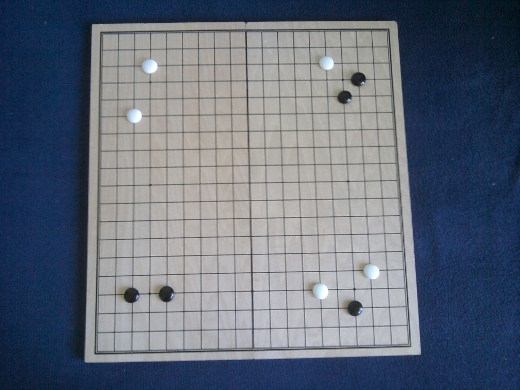
#> input picture image.jpg, 520 x 390 px
$ python -i imago.py   (imports and definitions only)   (older library calls are emulated)
#> lines starting #> are read from the running program, lines starting #| are printed output that depends on the picture
#> in main, image is the input picture: PIL image 520x390 RGB; mean R, G, B 98.9, 107.7, 122.3
### src/linef.py
"""Lines finding module."""

from functools import partial
import sys
from math import sin, cos, pi

try:
    from PIL import Image, ImageDraw
except ImportError as msg:
    print(msg, file=sys.stderr)
    sys.exit(1)

from . import filters
from .hough import Hough
from . import ransac

def prepare(image, show_image, logger):
    # TODO comment
    im_l = image.convert('L')
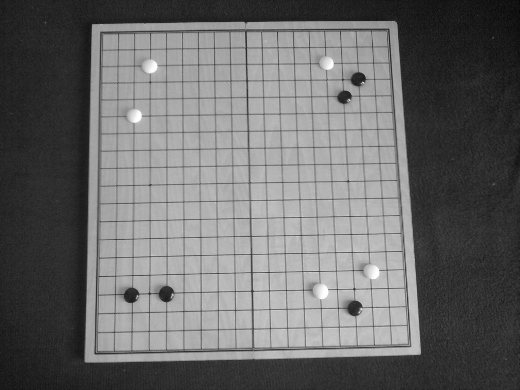
#> im_l: PIL image 520x390 L; min 7, max 255, mean 106.7
    show_image(im_l, "ITU-R 601-2 luma transform")

    logger("edge detection")
    im_edges = filters.edge_detection(im_l)
    show_image(im_edges, "edge detection")

    im_h = filters.high_pass(im_edges, 100)
    show_image(im_h, "high pass filters")

    return im_h

# [17 lines left out: function transform, not called in this run]

def line_to_points(line, x):
    a, b, c = line
    return (x, (a*x + c) / (- b))

# [22 lines left out: function run_ransac, not called in this run]

def find_lines(image, show_image, logger):
    """Find lines in the *image*."""

    logger("preprocessing")
    show_image(image, "original image")

    im_h = prepare(image, show_image, logger)

    hough = Hough.default(im_h)

    logger("hough transform")

    im_h2 = transform(im_h, hough, show_image)

    logger("finding the lines")

    r_lines, l1, l2 = run_ransac(im_h2)

    lines = list(map(hough.lines_from_list, r_lines))

    # TODO refactor gridf to get rid of this:
    bounds = sum([[l[0], l[-1]] for l in r_lines], [])
    # sum(list, []) = flatten list

    # TODO do this only if show_all is true:
    image_g = image.copy()
    draw = ImageDraw.Draw(image_g)
    for line in [l for s in lines for l in s]:
        draw.line(line_from_angl_dist(line, image.size), fill=(120, 255, 120))
    show_image(image_g, "lines")


    return lines, l1, l2, bounds, hough # TODO

# [16 lines left out: function line_from_angl_dist, not called in this run]

### src/filters.py
"""Image filters module.

All filters return a filtered copy of the image, the original image is
preserved.
"""

from PIL import Image, ImageFilter
import numpy as np

from . import pcf

# [26 lines left out: function color_enhance, not called in this run]

def edge_detection(image):
    """Edge detection (on BW images)."""
    new_image = image.filter(ImageFilter.GaussianBlur())
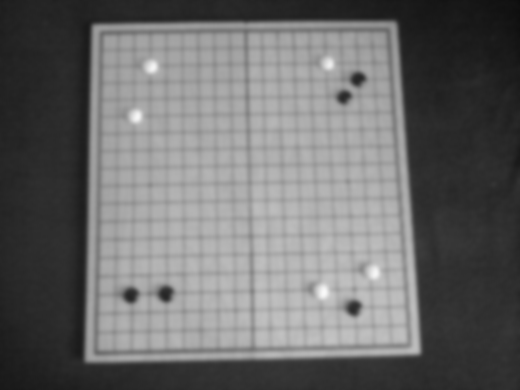
#> new_image: PIL image 520x390 L; min 12, max 249, mean 106.7
    # GaussianBlur is undocumented class, it might not work in future versions
    # of PIL
    new_image = Image.frombytes('L', image.size,
#> (the run stopped early here; a loop or call above may not have finished)
